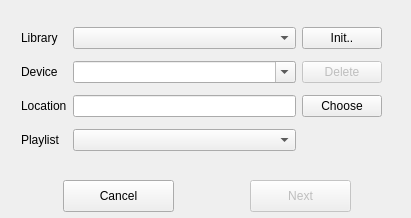
<?xml version="1.0" encoding="UTF-8"?>
<ui version="4.0">
 <class>MusyncWidget</class>
 <widget class="QWidget" name="MusyncWidget">
  <property name="geometry">
   <rect>
    <x>0</x>
    <y>0</y>
    <width>411</width>
    <height>218</height>
   </rect>
  </property>
  <property name="windowTitle">
   <string>Musync</string>
  </property>
  <widget class="QWidget" name="gridLayoutWidget">
   <property name="geometry">
    <rect>
     <x>10</x>
     <y>10</y>
     <width>383</width>
     <height>161</height>
    </rect>
   </property>
   <layout class="QGridLayout" name="gridLayout">
    <item row="2" column="0">
     <widget class="QLabel" name="locationLab">
      <property name="text">
       <string>Location</string>
      </property>
     </widget>
    </item>
    <item row="2" column="4">
     <widget class="QPushButton" name="chooseButton">
      <property name="text">
       <string>Choose</string>
      </property>
     </widget>
    </item>
    <item row="1" column="0">
     <widget class="QLabel" name="nameLab">
      <property name="text">
       <string>Device</string>
      </property>
     </widget>
    </item>
    <item row="0" column="0">
     <widget class="QLabel" name="libraryLab">
      <property name="text">
       <string>Library</string>
      </property>
     </widget>
    </item>
    <item row="1" column="2">
     <widget class="QComboBox" name="deviceCB">
      <property name="editable">
       <bool>true</bool>
      </property>
     </widget>
    </item>
    <item row="0" column="2">
     <widget class="QComboBox" name="libraryCB"/>
    </item>
    <item row="2" column="2">
     <widget class="QLineEdit" name="locationEdit"/>
    </item>
    <item row="1" column="4">
     <widget class="QPushButton" name="deleteButton">
      <property name="enabled">
       <bool>false</bool>
      </property>
      <property name="text">
       <string>Delete</string>
      </property>
     </widget>
    </item>
    <item row="3" column="0">
     <widget class="QLabel" name="playlistLab">
      <property name="text">
       <string>Playlist</string>
      </property>
     </widget>
    </item>
    <item row="3" column="2">
     <widget class="QComboBox" name="playlistCB"/>
    </item>
    <item row="0" column="4">
     <widget class="QPushButton" name="initButton">
      <property name="enabled">
       <bool>true</bool>
      </property>
      <property name="text">
       <string>Init..</string>
      </property>
     </widget>
    </item>
   </layout>
  </widget>
  <widget class="QPushButton" name="nextButton">
   <property name="enabled">
    <bool>false</bool>
   </property>
   <property name="geometry">
    <rect>
     <x>250</x>
     <y>180</y>
     <width>101</width>
     <height>32</height>
    </rect>
   </property>
   <property name="text">
    <string>Next</string>
   </property>
  </widget>
  <widget class="QPushButton" name="cancelButton">
   <property name="geometry">
    <rect>
     <x>63</x>
     <y>180</y>
     <width>111</width>
     <height>32</height>
    </rect>
   </property>
   <property name="text">
    <string>Cancel</string>
   </property>
  </widget>
 </widget>
 <layoutdefault spacing="6" margin="11"/>
 <resources/>
 <connections/>
</ui>
